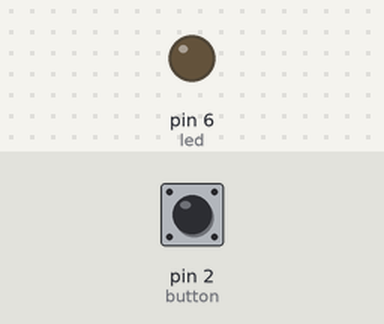
This sketch was run on a simulated Arduino Uno, built with avr-gcc and run on an emulated ATmega328P. On the bench: output pins drawn as LEDs (lit = HIGH). Inputs (shaded band) come from the test bench; at power-on: pin 2 (button) HIGH.

Above: at 1.2 s.
1.3 s: pin 2 (button) pulled LOW for 0.15 s
At 1.9 s:
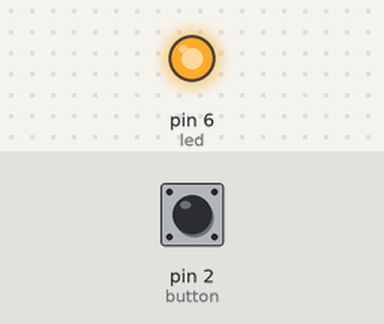
2.9 s: pin 2 (button) pulled LOW for 1 s
At 4.3 s:
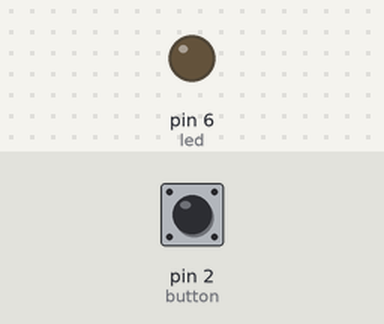
5.4 s: pin 2 (button) pulled LOW for 3.2 s
At 6.2 s:
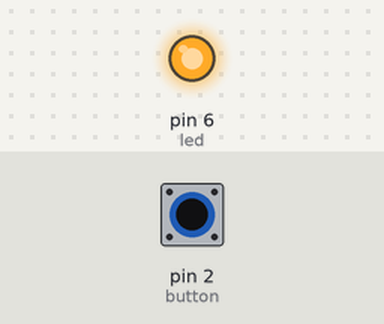
Timing chart, 0 to 8.4 s (numbered marks = the images above; inputs shaded):
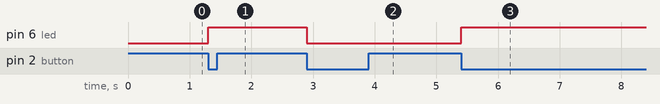

Measured:
- after the input at 1.3 s, pin 6 (led): LOW → HIGH at once
- after the input at 2.9 s, pin 6 (led): HIGH → LOW at once
- after the input at 5.4 s, pin 6 (led): LOW → HIGH at once

The sketch:

toggle_led.ino
```cpp
int button = 2;
int previous = HIGH;
int current = HIGH;
int led_state = LOW;
int led = 6;

void setup(){
  pinMode(button, INPUT_PULLUP);
  pinMode(led, OUTPUT);
}

void loop(){
  current = digitalRead(button);

  if (current == LOW && previous == HIGH){
    led_state = !led_state;
  }

  digitalWrite(led, led_state);

  previous = current;
}
```
